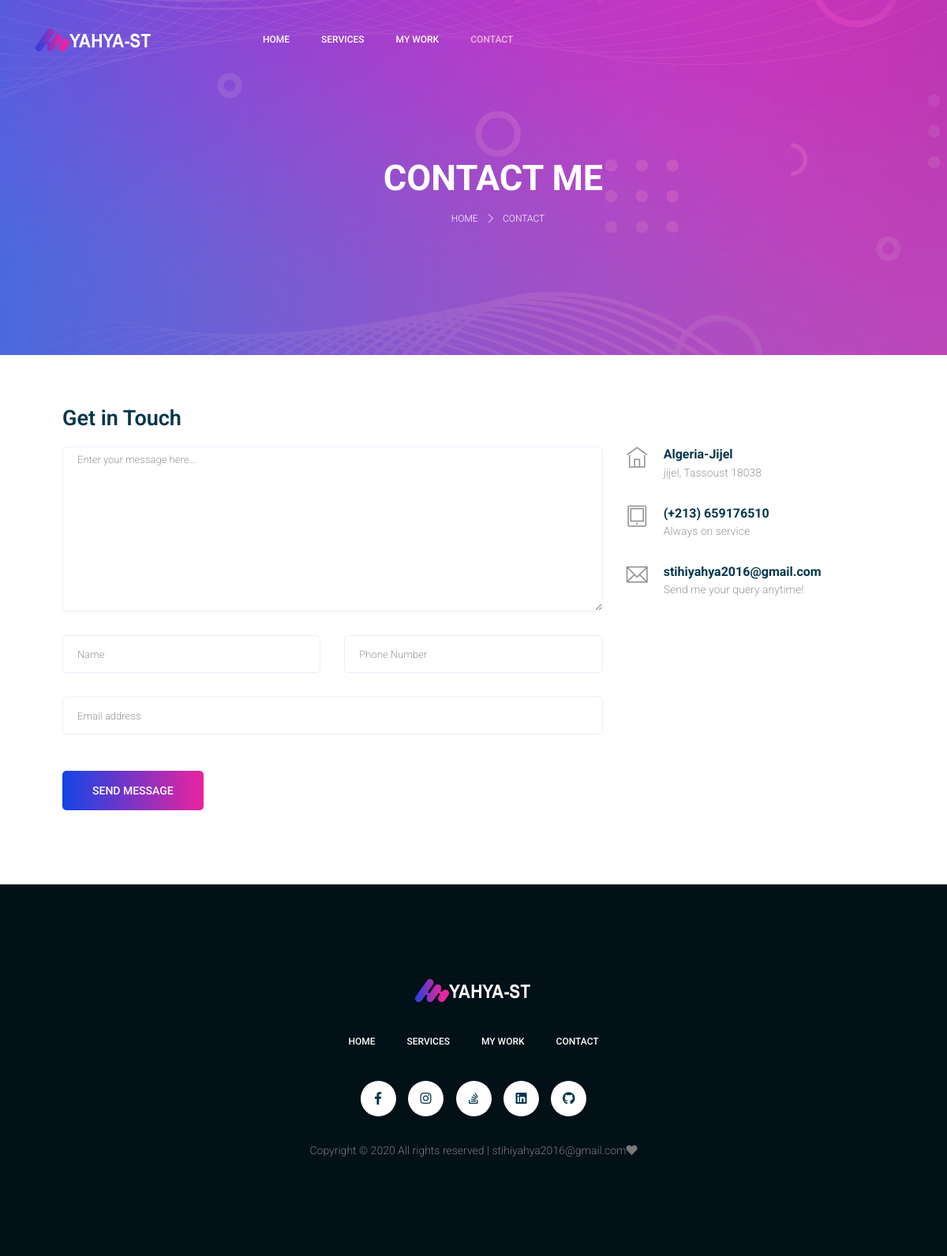
Page /contact/ on the committed database.
### core/models.py (models this page shows, shortened)
class Info(models.Model):
    name = models.CharField(max_length=200)
    city = models.CharField(max_length=200)
    address = models.CharField(max_length=200)
    phone = models.CharField(max_length=200)
    email = models.EmailField()
    job = models.CharField(max_length=200)
    about = models.TextField()
    resume = models.FileField()
    image = models.ImageField()
    about_image = models.ImageField()
    logo1 = models.ImageField()
    logo2 = models.ImageField()
    icon = models.ImageField()
    facebook = models.CharField(max_length=200)
    instgram = models.CharField(max_length=200)
    stackoverflow = models.CharField(max_length=200)
    linkedin = models.CharField(max_length=200)
    github = models.CharField(max_length=200)

### core/views.py (the view, shortened to what this page needs)
# urls.py: path('contact/',views.contact,name='contact'),
def contact(request):
    info = Info.objects.last()
    form = ContactForm()
    context = {'form':form,'info':info,}
    return render (request,"core/contact.html",context)

### core/forms.py
class ContactForm(forms.ModelForm):
    class Meta:
        model = Contact
        fields = '__all__'
        widgets = {
            'text':forms.Textarea(attrs={'placeholder':'Enter your message here...'}),
            'name':forms.TextInput(attrs={'placeholder':'Name'}),
            'phone':forms.TextInput(attrs={'placeholder':'Phone Number'}),
            'email':forms.EmailInput(attrs={'placeholder':'Email address'}),
        }
    def __init__(self, *args, **kwargs):
        super(ContactForm, self).__init__(*args, **kwargs)
        self.fields['text'].widget.attrs['class'] = 'form-control w-100'
        self.fields['text'].label = ''
        self.fields['name'].widget.attrs['class'] = 'form-control'
        self.fields['name'].label = ''
        self.fields['phone'].widget.attrs['class'] = 'form-control'
        self.fields['phone'].label = ''
        self.fields['email'].widget.attrs['class'] = 'form-control'
        self.fields['email'].label = ''

### core/templates/core/contact.html (shortened to what this page needs)
{% extends "core/base.html" %}
{% load static %}
{% load crispy_forms_tags %}
{% block navbar %}
<li class="nav-item"><a class="nav-link" href="{%url 'index'%}">Home</a></li>
<li class="nav-item"><a class="nav-link" href="{%url 'services'%}">Services</a></li>
<li class="nav-item"><a class="nav-link" href="{%url 'work'%}">My Work</a></li>
<li class="nav-item active "><a class="nav-link" href="{%url 'contact'%}">Contact</a></li>
{% endblock navbar%}
{% block content %}
<section class="banner_area">
	<div class="banner_inner d-flex align-items-center">
		<div class="container">
			<div class="banner_content text-center">
				<h2>Contact me</h2>
				<div class="page_link">
					<a href="{%url 'index'%}">Home</a>
					<a href="{%url 'contact'%}">Contact</a>
				</div>
			</div>
		</div>
	</div>
</section>
<section style="margin: 4rem;">
	<div class="container">
		<div class="row">
			<div class="col-12">
				<h2 class="contact-title">Get in Touch</h2>
			</div>
			<div class="col-lg-8 mb-4 mb-lg-0">
				<form class="form-contact contact_form" action="." method="post" id="contactForm"
					novalidate="novalidate">
					<div class="row">
						<div class="col-12">
							<div class="form-group">
								{{form.text|as_crispy_field}}
							</div>
						</div>
						<div class="col-sm-6">
							<div class="form-group">
								{{form.name|as_crispy_field}}
							</div>
						</div>
						<div class="col-sm-6">
							<div class="form-group">
								{{form.phone|as_crispy_field}}
							</div>
						</div>
						<div class="col-12">
							<div class="form-group">
								{{form.email|as_crispy_field}}
							</div>
						</div>
					</div>
					<div class="form-group mt-lg-3">
						<button type="submit" class="primary_btn button-contactForm">Send Message</button>
					</div>
				</form>
			</div>
			<div class="col-lg-4">
				<div class="media contact-info">
					<span class="contact-info__icon"><i class="ti-home"></i></span>
					<div class="media-body">
						<h3>{{info.city}}</h3>
						<p>{{info.address}}</p>
					</div>
				</div>
				<div class="media contact-info">
					<span class="contact-info__icon"><i class="ti-tablet"></i></span>
					<div class="media-body">
						<h3><a href="tel:+213659176510">{{info.phone}}</a></h3>
						<p>Always on service</p>
					</div>
				</div>
				<div class="media contact-info">
					<span class="contact-info__icon"><i class="ti-email"></i></span>
					<div class="media-body">
						<h3><a href="www.gmail.com">{{info.email}}</a></h3>
						<p>Send me your query anytime!</p>
					</div>
				</div>
			</div>
		</div>
	</div>
</section>
{% endblock content %}

### core/templates/core/base.html (shortened to what this page needs)
{% load static %}
<!doctype html>
<html lang="en">
<head>
    <link rel="stylesheet" href="{% static '/core/css/bootstrap.css'%}">
    <link rel="stylesheet" href="{% static '/core/vendors/linericon/style.css'%}">
    <link rel="stylesheet" href="{% static '/core/css/themify-icons.css'%}">
    <link rel="stylesheet" href="{% static '/core/vendors/owl-carousel/owl.theme.default.min.css'%}">
    <link rel="stylesheet" href="{% static '/core/vendors/fontawesome/css/all.min.css'%}">
    <link rel="stylesheet" href="{% static '/core/vendors/owl-carousel/owl.carousel.min.css'%}">
    <link rel="stylesheet" href="{% static '/core/vendors/nice-select/css/nice-select.css'%}">
    <link rel="stylesheet" href="{% static '/core/css/magnific-popup.css'%}">
    <link rel="stylesheet" href="{% static '/core/css/preloder.css'%}">
    <link rel="stylesheet" href="{% static '/core/css/style.css'%}">
</head>
<body>
    <header class="header_area header_inner_page">
        <div class="main_menu">
            <nav class="navbar navbar-expand-lg navbar-light">
                <div class="container">
                    <a class="navbar-brand logo_inner_page" href="{% url 'index' %}"><img
                            src="{{info.logo1.url}}" alt=""></a>
                    <div class="collapse navbar-collapse offset" id="navbarSupportedContent">
                        <ul class="nav navbar-nav menu_nav">
                            {% block navbar%}
                            {% endblock navbar%}
                        </ul>
                    </div>
                </div>
            </nav>
        </div>
    </header>
    {% block content %}
    {% endblock content %}
    <footer class="footer_area">
        <div class="container">
            <div class="row justify-content-center">
                <div class="col-lg-12">
                    <div class="footer_top flex-column">
                        <div class="footer_logo">
                            <a href="{% url 'index'%}">
                                <img src="{{info.logo1.url}}" alt="">
                            </a>
                            <div class="d-lg-block d-none">
                                <nav class="navbar navbar-expand-lg navbar-light justify-content-center">
                                    <div class="collapse navbar-collapse offset">
                                        <ul class="nav navbar-nav menu_nav mx-auto">
                                            <li class="nav-item"><a class="nav-link text-white"
                                                    href="{% url 'index' %}">Home</a></li>
                                            <li class="nav-item"><a class="nav-link text-white"
                                                    href="{% url 'services'%}">Services</a></li>
                                            <li class="nav-item"><a class="nav-link text-white" href="{%url 'work'%}">My
                                                    Work</a></li>
                                            <li class="nav-item"><a class="nav-link text-white"
                                                    href="{%url 'contact'%}">Contact</a></li>
                                        </ul>
                                    </div>
                                </nav>
                            </div>
                        </div>
                        <div class="footer_social mt-lg-0 mt-4">
							<a href="{{info.facebook}}"><i class="fab fa-facebook-f"></i></a>
							<a href="{{info.instgram}}"><i class="fab fa-instagram"></i></a>
							<a href="{{info.stackoverflow}}"><i class="fab fa-stack-overflow"></i></a>
							<a href="{{info.linkedin}}"><i class="fab fa-linkedin"></i></a>
							<a href="{{info.github}}"><i class="fab fa-github"></i></a>
                        </div>
                    </div>
                </div>
            </div>
            <div class="row footer_bottom justify-content-center">
                <p class="col-lg-8 col-sm-12 footer-text">
                    Copyright &copy;
                    <script>document.write(new Date().getFullYear());</script> All rights reserved |
                    stihiyahya2016@gmail.com<i class="fa fa-heart" aria-hidden="true"></i>
                </p>
            </div>
        </div>
    </footer>
</body>
</html>

### static/core/css/style.css (style rules this page uses)
body { font-size:14px;line-height:27px;font-weight:300;font-family:"Roboto",sans-serif;color:#797979 }
h1,h2,h3,h4,h5,h6 { font-family:"Roboto",sans-serif;font-weight:700;color:#05364d }
ul { list-style-type:none;margin:0;padding:0 }
a { text-decoration:none;transition:all 0.3s ease-in-out }
button.primary_btn { border:0 }
.primary_btn { display:inline-block;background:linear-gradient(to right, #1345e6 0%, #ed239f 51%, #1345e6 100%);color:#fff;letter-spacing:0px;font-family:"Roboto",sans-serif;font-weight:500;font-size:14px;line-height:50px;padding:0 38px;outline:none !important;text-align:center;cursor:pointer;text-transform:uppercase;border-radius:5px;background-size:200% auto }
.header_area { position:absolute;width:100%;z-index:9999;background:transparent }
.header_area .logo_inner_page { display:none }
.header_area.header_inner_page .navbar-brand { display:none }
.header_area.header_inner_page .logo_inner_page { display:block }
.header_area .menu_nav { width:100%;margin-left:140px }
.header_area .navbar-brand { margin-right:0px }
.navbar { background:transparent;padding:0px;border:0px;border-radius:0px;width:100% }
.navbar .nav .nav-item { margin-right:40px }
.navbar .nav .nav-item .nav-link { font:500 14px/100px "Roboto",sans-serif;text-transform:uppercase;color:#05364d;padding:0px;font-size:12px;display:inline-block }
.navbar .nav .nav-item .nav-link:after { display:none }
.navbar .nav .nav-item:hover .nav-link,.navbar .nav .nav-item.active .nav-link { color:#efb6df }
.navbar .nav .nav-item:last-child { margin-right:0px }
.header_area.header_inner_page .nav-item .nav-link { color:#fff }
.banner_area { position:relative;z-index:1 }
.banner_area .banner_inner { position:relative;overflow:hidden;width:100%;min-height:450px;background:url(../img/banner/common-banner.png) no-repeat right bottom;background-size:cover;z-index:1 }
.banner_area .banner_inner .banner_content { margin-left:50px;margin-top:40px }
.banner_area .banner_inner .banner_content h2 { color:#fff;font-size:45px;font-family:"Roboto",sans-serif;margin-bottom:10px;text-transform:uppercase;font-weight:700 }
.banner_area .banner_inner .banner_content .page_link a { font-size:12px;text-transform:uppercase;color:#fff;font-family:"Roboto",sans-serif;padding-left:20px;padding-right:8px;position:relative }
.banner_area .banner_inner .banner_content .page_link a:before { font-family:'themify';speak:none;font-style:normal;font-weight:normal;font-variant:normal;text-transform:none;line-height:1;-webkit-font-smoothing:antialiased;content:"\e649";position:absolute;right:-14px;top:50%;-webkit-transform:translateY(-50%);-moz-transform:translateY(-50%);-ms-transform:translateY(-50%);-o-transform:translateY(-50%);transform:translateY(-50%) }
.banner_area .banner_inner .banner_content .page_link a:last-child { margin-right:0px }
.banner_area .banner_inner .banner_content .page_link a:last-child:before { display:none }
.contact-info { margin-bottom:12px }
.contact-info__icon { margin-right:20px }
.contact-info__icon i,.contact-info__icon span { color:#8f9195;font-size:27px }
.contact-info .media-body h3 { font-size:16px;margin-bottom:0 }
.contact-info .media-body h3 a { color:#05364d }
.contact-info .media-body p { color:#999999 }
.contact-title { font-size:27px;font-weight:600;margin-bottom:20px }
.form-contact .form-group { margin-bottom:15px }
@media (min-width: 1000px) { .form-contact .form-group { margin-bottom:30px } }
.form-contact .form-control { border:1px solid #f0e9ff;border-radius:5px;height:48px;padding-left:18px;font-size:13px;background:transparent }
.form-contact .form-control::placeholder { font-weight:300;color:#999999 }
.form-contact textarea { border-radius:12px;height:100% !important }
h2 { font-size:30px }
h3 { font-size:24px }
.footer_area { background:#021017;padding:120px 0;position:relative }
.footer_area .footer_logo { text-align:center }
.footer_area .footer_social { text-align:center;margin:5px 0px 30px }
.footer_area .footer_social a { display:inline-block;width:45px;height:45px;line-height:45px;text-align:center;background:#ffffff;border-radius:36px;color:#05364d;font-size:16px;margin-right:12px;-webkit-transition:all 0.4s ease 0s;-moz-transition:all 0.4s ease 0s;-o-transition:all 0.4s ease 0s;transition:all 0.4s ease 0s }
.footer_area .footer_social a:last-child { margin-right:0px }
.footer_area .footer_bottom { text-align:center }
.footer_area .footer_bottom p { margin-bottom:0 }

### rows in the picture
Info: logo1 (picture), city "Algeria-Jijel", address "jijel, Tassoust 18038", phone "(+213) 659176510", email "stihiyahya2016@gmail.com"
